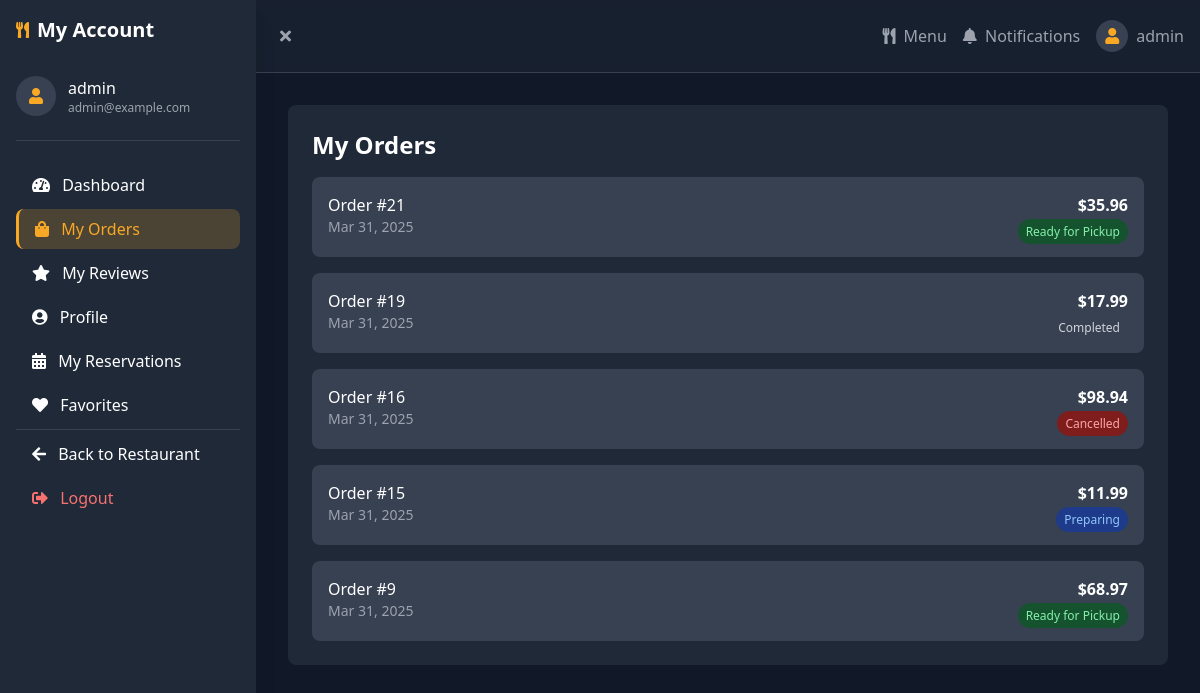
Page /customer/orders/ (signed in) on the committed database.
### ecommerce/models.py (models this page shows, shortened)
class Order(models.Model):
    STATUS_CHOICES = [
        ('PENDING', 'Pending'),
        ('PREPARING', 'Preparing'),
        ('READY', 'Ready for Pickup'),
        ('COMPLETED', 'Completed'),
        ('CANCELLED', 'Cancelled')
    ]
    ORDER_TYPE_CHOICES = [
        ('DELIVERY', 'Delivery'),
        ('PICKUP', 'Pickup'),
        ('DINE_IN', 'Dine In'),
    ]
    PAYMENT_METHOD_CHOICES = [
        ('CASH', 'Cash on Delivery'),
        ('CARD', 'Credit/Debit Card'),
        ('GCASH', 'GCash'),
        ('ONLINE', 'Other Online Payment'),
    ]
    PAYMENT_STATUS_CHOICES = [
        ('PENDING', 'Pending'),
        ('PAID', 'Paid'),
        ('FAILED', 'Failed'),
        ('REFUNDED', 'Refunded'),
    ]
    user = models.ForeignKey(User, on_delete=models.CASCADE, related_name='orders')
    items = models.ManyToManyField(MenuItem, through='OrderItem')
    status = models.CharField(max_length=20, choices=STATUS_CHOICES, default='PENDING')
    order_type = models.CharField(max_length=20, choices=ORDER_TYPE_CHOICES, default='DELIVERY')
    payment_method = models.CharField(max_length=20, choices=PAYMENT_METHOD_CHOICES, default='CASH')
    payment_status = models.CharField(max_length=20, choices=PAYMENT_STATUS_CHOICES, default='PENDING')
    total_amount = models.DecimalField(max_digits=10, decimal_places=2)
    tax_amount = models.DecimalField(max_digits=10, decimal_places=2, default=0)
    delivery_fee = models.DecimalField(max_digits=10, decimal_places=2, default=0)
    discount_amount = models.DecimalField(max_digits=10, decimal_places=2, default=0)
    delivery_address = models.TextField(blank=True, null=True)
    contact_number = models.CharField(max_length=20, blank=True, null=True)
    special_instructions = models.TextField(blank=True)
    created_at = models.DateTimeField(auto_now_add=True)
    updated_at = models.DateTimeField(auto_now=True)
    class Meta:
        ordering = ['-created_at']

### ecommerce/views.py (the view)
# urls.py: path('customer/orders/', my_orders, name='my_orders'),
@login_required
def my_orders(request):
    orders = Order.objects.filter(user=request.user).order_by('-created_at')
    context = {
        'orders': orders,
        'active_section': 'orders'
    }
    return render(request, 'accounts/my_orders.html', context)

### ecommerce/context_processors.py (called while the page is built)
def cart_processor(request):
    return {
        'cart_count': get_cart_count(request)
    }

### ecommerce/views.py (called while the page is built)
def get_cart_count(request):
    if request.user.is_authenticated:
        try:
            cart = Cart.objects.get(user=request.user)
            return sum(item.quantity for item in cart.cart_items.all())
        except Cart.DoesNotExist:
            return 0
    else:
        cart = request.session.get('cart', {})
        return sum(cart.values())

### templates/accounts/my_orders.html (shortened to what this page needs)
{% extends 'accounts/customer_base.html' %}
{% block content %}
<div class="space-y-8">
    <div class="bg-gray-800 rounded-lg p-6">
        <h1 class="text-2xl font-bold mb-4">My Orders</h1>
        <div class="space-y-4">
            {% for order in orders %}
            <div class="bg-gray-700 rounded-lg p-4">
                <div class="flex justify-between items-start">
                    <div>
                        <div class="font-medium">Order #{{ order.id }}</div>
                        <div class="text-sm text-gray-400">{{ order.created_at|date:"M d, Y" }}</div>
                    </div>
                    <div class="text-right">
                        <div class="font-bold">${{ order.total_amount|floatformat:2 }}</div>
                        <div class="text-sm mt-1">
                            <span class="px-2 py-1 rounded-full text-xs
                                {% if order.status == 'PENDING' %}bg-yellow-900 text-yellow-300
                                {% elif order.status == 'PREPARING' %}bg-blue-900 text-blue-300
                                {% elif order.status == 'READY' %}bg-green-900 text-green-300
                                {% elif order.status == 'COMPLETED' %}bg-gray-700 text-gray-300
                                {% elif order.status == 'CANCELLED' %}bg-red-900 text-red-300{% endif %}">
                                {{ order.get_status_display }}
                            </span>
                        </div>
                    </div>
                </div>
            </div>
            {% endfor %}
        </div>
    </div>
</div>
{% endblock %}

### templates/accounts/customer_base.html (shortened to what this page needs)
<!DOCTYPE html>
<html lang="en">
<head>
    <script src="https://cdn.tailwindcss.com"></script>
    <link rel="stylesheet" href="https://cdnjs.cloudflare.com/ajax/libs/font-awesome/5.15.4/css/all.min.css">
</head>
<body class="bg-gray-900 text-white" x-data="{ sidebarOpen: window.innerWidth >= 768 }">
    <aside class="fixed h-full w-64 bg-gray-800 p-4 transform transition-transform duration-200 ease-in-out z-50 shadow-xl"
           :class="{'translate-x-0': sidebarOpen, '-translate-x-full': !sidebarOpen}">
        <div class="flex items-center justify-between mb-8">
            <div class="flex items-center">
                <i class="fas fa-utensils text-food-gold mr-2"></i>
                <span class="text-xl font-bold">My Account</span>
            </div>
        </div>
        <div class="mb-6 pb-6 border-b border-gray-700">
            <div class="flex items-center">
                {% if request.user.customer_profile.profile_picture %}
                <img src="{{ request.user.customer_profile.profile_picture.url }}" alt="Profile" class="w-10 h-10 rounded-full object-cover mr-3 border border-gray-600">
                {% else %}
                <div class="w-10 h-10 rounded-full bg-gray-700 flex items-center justify-center mr-3 text-food-gold">
                    <i class="fas fa-user"></i>
                </div>
                {% endif %}
                <div>
                    <div class="font-medium">{{ request.user.first_name|default:request.user.username }}</div>
                    <div class="text-xs text-gray-400">{{ request.user.email }}</div>
                </div>
            </div>
        </div>
        <nav class="space-y-1">
            <a href="{% url 'customer_dashboard' %}" class="nav-link block py-2 px-4 rounded-lg {% if active_section == 'dashboard' %}active{% endif %}">
                <i class="fas fa-tachometer-alt mr-2"></i> Dashboard
            </a>
            <a href="{% url 'my_orders' %}" class="nav-link block py-2 px-4 rounded-lg {% if active_section == 'orders' %}active{% endif %}">
                <i class="fas fa-shopping-bag mr-2"></i> My Orders
            </a>
            <a href="{% url 'my_reviews' %}" class="nav-link block py-2 px-4 rounded-lg {% if active_section == 'reviews' %}active{% endif %}">
                <i class="fas fa-star mr-2"></i> My Reviews
            </a>
            <a href="{% url 'profile' %}" class="nav-link block py-2 px-4 rounded-lg {% if active_section == 'profile' %}active{% endif %}">
                <i class="fas fa-user-circle mr-2"></i> Profile
            </a>
            <a href="{% url 'my_reservations' %}" class="nav-link block py-2 px-4 rounded-lg {% if active_section == 'my_reservations' %}active{% endif %}">
                <i class="fas fa-calendar-alt mr-2"></i> My Reservations
            </a>
            <a href="#" class="nav-link block py-2 px-4 rounded-lg {% if active_section == 'favorites' %}active{% endif %}">
                <i class="fas fa-heart mr-2"></i> Favorites
            </a>
            <div class="border-t border-gray-700 my-4"></div>
            <a href="{% url 'home' %}" class="nav-link block py-2 px-4 rounded-lg">
                <i class="fas fa-arrow-left mr-2"></i> Back to Restaurant
            </a>
            <a href="{% url 'logout' %}" class="nav-link block py-2 px-4 rounded-lg text-red-400 hover:text-red-300">
                <i class="fas fa-sign-out-alt mr-2"></i> Logout
            </a>
        </nav>
    </aside>
    <main class="transition-all duration-200 ease-in-out main-content" :class="{'md:ml-64': sidebarOpen, 'ml-0': !sidebarOpen}">
        <div class="hidden md:flex items-center justify-between bg-gray-800/50 backdrop-blur-sm p-4 sticky top-0 z-30 border-b border-gray-700">
            <button @click="sidebarOpen = !sidebarOpen" class="text-gray-400 hover:text-white p-2 rounded-lg">
                <i class="fas" :class="sidebarOpen ? 'fa-times' : 'fa-bars'"></i>
            </button>
            <div class="flex items-center space-x-4">
                <a href="{% url 'menu' %}" class="text-gray-400 hover:text-white">
                    <i class="fas fa-utensils mr-1"></i> Menu
                </a>
                <a href="#" class="text-gray-400 hover:text-white">
                    <i class="fas fa-bell mr-1"></i> Notifications
                </a>
                <a href="{% url 'profile' %}" class="flex items-center text-gray-400 hover:text-white">
                    {% if request.user.customer_profile.profile_picture %}
                    <img src="{{ request.user.customer_profile.profile_picture.url }}" alt="Profile" class="w-8 h-8 rounded-full object-cover mr-2">
                    {% else %}
                    <div class="w-8 h-8 rounded-full bg-gray-700 flex items-center justify-center mr-2 text-food-gold">
                        <i class="fas fa-user"></i>
                    </div>
                    {% endif %}
                    <span>{{ request.user.first_name|default:request.user.username }}</span>
                </a>
            </div>
        </div>
        <div class="p-4 md:p-8">
            <div class="max-w-7xl mx-auto">
                {% block content %}{% endblock content %}
            </div>
        </div>
    </main>
</body>
</html>

### templates/accounts/customer_base.html (style rules this page uses)
.nav-link { transition: all 0.2s ease; }
.nav-link.active { background-color: rgba(249, 168, 38, 0.2); color: #F9A826; border-left: 3px solid #F9A826; }

### rows in the picture
Order: id "21", created_at "Mar 31, 2025", total_amount "35.96", status "Ready for Pickup"
Order: id "19", created_at "Mar 31, 2025", total_amount "17.99", status "Completed"
Order: id "16", created_at "Mar 31, 2025", total_amount "98.94", status "Cancelled"
Order: id "15", created_at "Mar 31, 2025", total_amount "11.99", status "Preparing"
Order: id "9", created_at "Mar 31, 2025", total_amount "68.97", status "Ready for Pickup"

### other values in the picture
{{ request.user.first_name|default:request.user.username }} "admin"
{{ request.user.email }} "admin@example.com"
